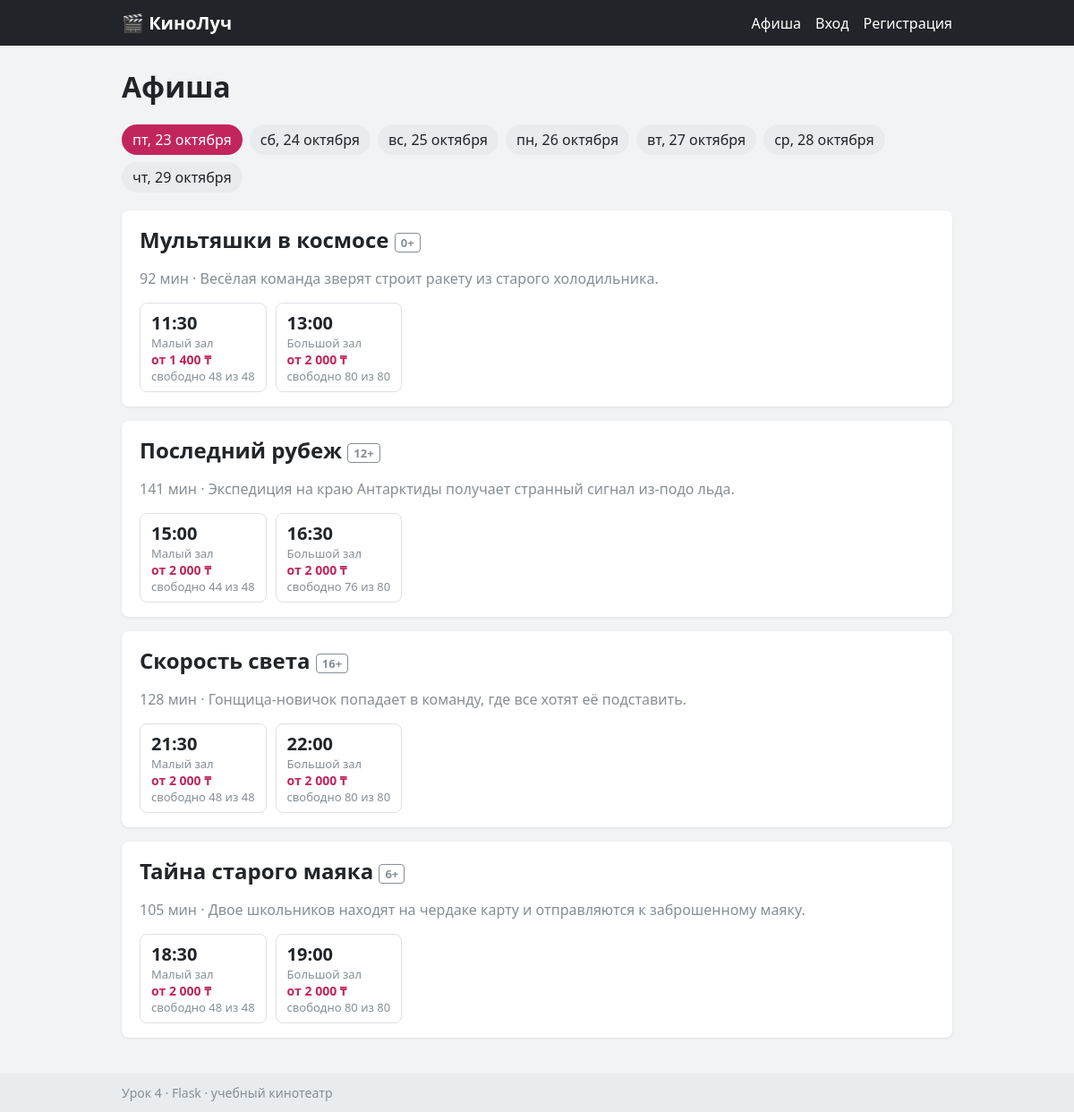
The page / on the database its author committed.
### tables this page shows
CREATE TABLE movies (
    id INTEGER PRIMARY KEY AUTOINCREMENT,
    title TEXT NOT NULL,
    duration_min INTEGER NOT NULL,
    age TEXT NOT NULL,
    description TEXT NOT NULL
);

CREATE TABLE halls (
    id INTEGER PRIMARY KEY AUTOINCREMENT,
    name TEXT NOT NULL,
    rows_count INTEGER NOT NULL,
    seats_count INTEGER NOT NULL
);

### app/views/schedule.py (the view)
@bp.route("/")
def index():
    days = dates.next_days(config.DAYS_AHEAD)
    day = dates.parse_day(request.args.get("day"), date.today())
    if day not in days:
        day = days[0]
    movies = {}
    for st in showtimes_repo.for_day(day):
        if st.is_past():
            continue
        free = st.hall.capacity - showtimes_repo.count_taken(st.id)
        entry = movies.setdefault(st.movie.id, {"movie": st.movie, "showtimes": []})
        entry["showtimes"].append({
            "showtime": st,
            "free": free,
            "price": pricing.min_price(st),
        })
    for entry in movies.values():
        entry["showtimes"].sort(key=lambda item: item["showtime"].start)
    return render_template("schedule.html", days=days, day=day, movies=list(movies.values()))

### app/auth.py (called while the page is built, shortened)
def current_user():
    user_id = session.get("user_id")
    if user_id is None:
        return None

def inject_user():
    return {"user": current_user()}

### app/db.py (called while the page is built)
def get_db():
    if "db" not in g:
        if not os.path.exists(config.DATABASE):
            init_db()
        g.db = sqlite3.connect(config.DATABASE)
        g.db.row_factory = sqlite3.Row
    return g.db

### app/models/hall.py (called while the page is built)
    @property
    def capacity(self):
        return self.rows * self.seats

### app/models/showtime.py (called while the page is built)
    def is_past(self, now=None):
        now = now or datetime.now()
        return self.start <= now

### app/repositories/showtimes.py (called while the page is built)
def _to_showtime(row):
    return Showtime(
        id=row["id"],
        start=datetime.strptime(row["start"], "%Y-%m-%d %H:%M"),
        movie=Movie(
            id=row["movie_id"],
            title=row["title"],
            duration_min=row["duration_min"],
            age=row["age"],
            description=row["description"],
        ),
        hall=Hall(
            id=row["hall_id"],
            name=row["hall_name"],
            rows=row["rows_count"],
            seats=row["seats_count"],
        ),
    )

def for_day(day):
    rows = get_db().execute(queries.SHOWTIMES_BY_DAY, (day.isoformat(),)).fetchall()
    return [_to_showtime(r) for r in rows]

def count_taken(showtime_id):
    return get_db().execute(queries.COUNT_TAKEN, (showtime_id,)).fetchone()[0]

### app/services/pricing.py (called while the page is built)
def seat_price(showtime, row):
    price = config.BASE_PRICE
    if showtime.start.hour < config.MORNING_UNTIL:
        price = price * (100 - config.MORNING_DISCOUNT_PERCENT) // 100
    if is_weekend(showtime.start):
        price = price * (100 + config.WEEKEND_EXTRA_PERCENT) // 100
    if row > showtime.hall.rows - config.VIP_ROWS:
        price += config.VIP_EXTRA
    return price

def row_prices(showtime):
    return {row: seat_price(showtime, row) for row in range(1, showtime.hall.rows + 1)}

def min_price(showtime):
    return min(row_prices(showtime).values())

### app/utils/dates.py (called while the page is built)
def is_weekend(day):
    return day.isoweekday() >= 6

def human_day(day):
    return f"{WEEKDAYS[day.weekday()]}, {day.day} {MONTHS[day.month - 1]}"

def hhmm(moment):
    return moment.strftime("%H:%M")

def next_days(count):
    today = date.today()
    return [today + timedelta(days=i) for i in range(count)]

def parse_day(text, default):
    try:
        return datetime.strptime(text, "%Y-%m-%d").date()
    except (TypeError, ValueError):
        return default

### app/utils/formatting.py (called while the page is built)
def money(value):
    return f"{value:,}".replace(",", " ") + " ₸"

### app/templates/schedule.html (shortened to what this page needs)
{% extends "base.html" %}
{% block content %}
  <h1>Афиша</h1>
  <div class="days">
    {% for d in days %}
      <a class="day {% if d == day %}day--active{% endif %}"
         href="{{ url_for('schedule.index', day=d.isoformat()) }}">{{ d|day }}</a>
    {% endfor %}
  </div>
  {% if movies %}
    {% for entry in movies %}
      <section class="movie">
        <div class="movie__head">
          <h2>{{ entry['movie'].title }} <span class="age">{{ entry['movie'].age }}</span></h2>
          <p class="muted">{{ entry['movie'].duration_min }} мин · {{ entry['movie'].description }}</p>
        </div>
        <div class="slots">
          {% for item in entry['showtimes'] %}
            {% set st = item['showtime'] %}
            <a class="slot" href="{{ url_for('schedule.showtime', showtime_id=st.id) }}">
              <span class="slot__time">{{ st.start|hhmm }}</span>
              <span class="slot__hall">{{ st.hall.name }}</span>
              <span class="slot__price">от {{ item['price']|money }}</span>
              <span class="slot__free">свободно {{ item['free'] }} из {{ st.hall.capacity }}</span>
            </a>
          {% endfor %}
        </div>
      </section>
    {% endfor %}
  {% else %}
    <p class="muted">На этот день сеансов больше нет.</p>
  {% endif %}
{% endblock %}

### app/templates/base.html (shortened to what this page needs)
<!doctype html>
<html lang="ru">
<head>
  <link rel="stylesheet" href="{{ url_for('static', filename='css/style.css') }}">
</head>
<body>
  <header class="header">
    <div class="container header__inner">
      <a class="logo" href="{{ url_for('schedule.index') }}">🎬 КиноЛуч</a>
      <nav class="nav">
        <a href="{{ url_for('schedule.index') }}">Афиша</a>
        {% if user %}
          <a href="{{ url_for('tickets.my_tickets') }}">Мои билеты</a>
          <a href="{{ url_for('auth.logout') }}">Выйти ({{ user['username'] }})</a>
        {% else %}
          <a href="{{ url_for('auth.login') }}">Вход</a>
          <a href="{{ url_for('auth.register') }}">Регистрация</a>
        {% endif %}
      </nav>
    </div>
  </header>
  <main class="container">
    {% block content %}{% endblock %}
  </main>
  <footer class="footer">
    <div class="container">Урок 4 · Flask · учебный кинотеатр</div>
  </footer>
</body>
</html>

### app/static/css/style.css (style rules this page uses)
* { box-sizing: border-box; }
body { margin: 0; font-family: "Segoe UI", Arial, sans-serif; background: #f1f3f5; color: #212529; display: flex; flex-direction: column; min-height: 100vh; }
a { color: #c2255c; }
h1 { margin-top: 0; }
.container { width: 100%; max-width: 960px; margin: 0 auto; padding: 0 16px; }
main.container { flex: 1; padding-top: 24px; padding-bottom: 24px; }
.header { background: #212529; color: #fff; }
.header__inner { display: flex; flex-wrap: wrap; align-items: center; justify-content: space-between; gap: 8px; padding-top: 12px; padding-bottom: 12px; }
.logo { color: #fff; font-size: 20px; font-weight: bold; text-decoration: none; }
.nav { display: flex; flex-wrap: wrap; gap: 16px; }
.nav a { color: #fff; text-decoration: none; }
.muted { color: #868e96; }
.age { display: inline-block; font-size: 13px; padding: 1px 6px; border: 1px solid #868e96; border-radius: 4px; color: #868e96; vertical-align: middle; }
.days { display: flex; flex-wrap: wrap; gap: 8px; margin-bottom: 20px; }
.day { padding: 6px 12px; border-radius: 999px; background: #e9ecef; color: #212529; text-decoration: none; }
.day--active { background: #c2255c; color: #fff; }
.movie { background: #fff; border-radius: 8px; padding: 16px 20px; margin-bottom: 16px; box-shadow: 0 1px 3px rgba(0, 0, 0, 0.08); }
.movie__head h2 { margin: 0 0 4px; }
.slots { display: flex; flex-wrap: wrap; gap: 10px; margin-top: 12px; }
.slot { display: flex; flex-direction: column; min-width: 130px; padding: 8px 12px; border: 1px solid #dee2e6; border-radius: 8px; color: #212529; text-decoration: none; }
.slot__time { font-size: 20px; font-weight: bold; }
.slot__hall, .slot__free { font-size: 13px; color: #868e96; }
.slot__price { font-size: 14px; color: #c2255c; font-weight: 600; }
.footer { background: #e9ecef; color: #868e96; font-size: 14px; padding: 12px 0; }

### rows shown on the page
movies: movie "Мультяшки в космосе", movie.age "0+", movie.duration_min "92", movie.description "Весёлая команда зверят строит ракету из старого холодильника."
halls: hall.name "Малый зал" "Малый зал" "Малый зал" "Малый зал"
halls: hall.name "Большой зал" "Большой зал" "Большой зал" "Большой зал"
movies: movie "Последний рубеж", movie.age "12+", movie.duration_min "141", movie.description "Экспедиция на краю Антарктиды получает странный сигнал из-подо льда."
movies: movie "Скорость света", movie.age "16+", movie.duration_min "128", movie.description "Гонщица-новичок попадает в команду, где все хотят её подставить."
movies: movie "Тайна старого маяка", movie.age "6+", movie.duration_min "105", movie.description "Двое школьников находят на чердаке карту и отправляются к заброшенному маяку."

### other values the page prints
{{ d|day }} "пт, 23 октября" "сб, 24 октября" "вс, 25 октября" "пн, 26 октября" "вт, 27 октября" "ср, 28 октября" "чт, 29 октября"
{{ st.start|hhmm }} "11:30" "13:00" "15:00" "16:30" "21:30" "22:00" "18:30" "19:00"
{{ item['price']|money }} "1 400 ₸" "2 000 ₸" "2 000 ₸" "2 000 ₸" "2 000 ₸" "2 000 ₸" "2 000 ₸" "2 000 ₸"
{{ item['free'] }} "48" "80" "44" "76" "48" "80" "48" "80"
{{ st.hall.capacity }} "48" "80" "48" "80" "48" "80" "48" "80"
